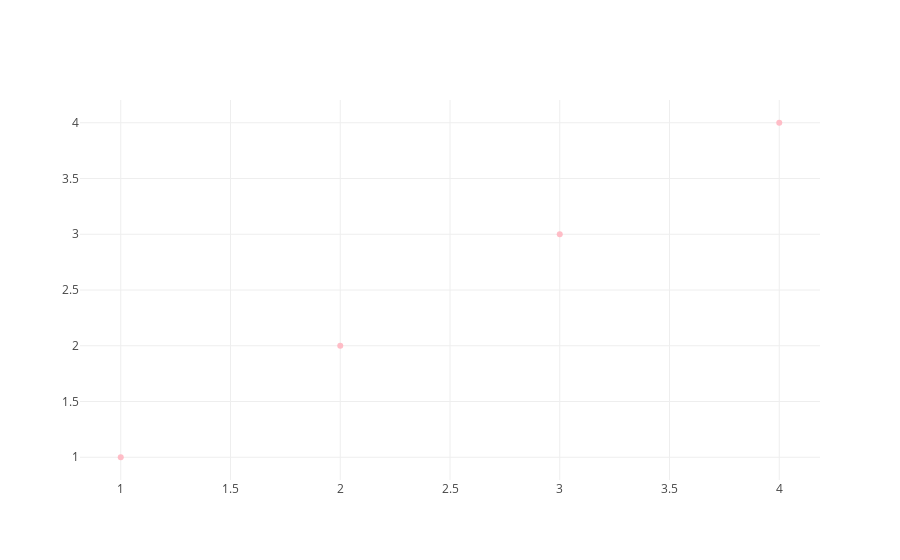

Notebook code for this chart:
### Code cell
trace = {'x': [1, 2, 3, 4], 'y': [1, 2, 3, 4], 'mode': 'markers', 'marker': {'color': 'rgba(255, 182, 193, .9)'}}

plotly.offline.iplot([
    trace
])

### Figure 1 — Plotly figure (JSON) as saved in the notebook; plotly's stock layout.template omitted (floating-point values rounded to 4 significant figures)
{"data": [{"marker": {"color": "rgba(255, 182, 193, .9)"}, "mode": "markers", "type": "scatter", "uid": "1bfaf826-d547-11e8-bc07-34159e1c7ef8", "x": [1, 2, 3, 4], "y": [1, 2, 3, 4]}], "layout": {}}
